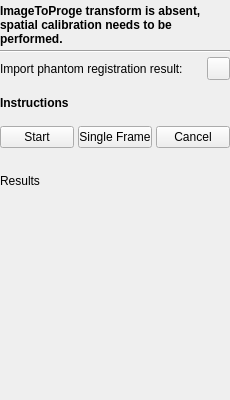
<?xml version="1.0" encoding="UTF-8"?>
<ui version="4.0">
 <class>SingleWallCalibrationToolbox</class>
 <widget class="QWidget" name="SingleWallCalibrationToolbox">
  <property name="geometry">
   <rect>
    <x>0</x>
    <y>0</y>
    <width>230</width>
    <height>400</height>
   </rect>
  </property>
  <property name="sizePolicy">
   <sizepolicy hsizetype="Fixed" vsizetype="Preferred">
    <horstretch>0</horstretch>
    <verstretch>0</verstretch>
   </sizepolicy>
  </property>
  <property name="minimumSize">
   <size>
    <width>230</width>
    <height>400</height>
   </size>
  </property>
  <property name="maximumSize">
   <size>
    <width>230</width>
    <height>16777215</height>
   </size>
  </property>
  <property name="windowTitle">
   <string>Single wall calibration</string>
  </property>
  <layout class="QVBoxLayout" name="verticalLayout">
   <property name="spacing">
    <number>4</number>
   </property>
   <property name="leftMargin">
    <number>0</number>
   </property>
   <property name="topMargin">
    <number>4</number>
   </property>
   <property name="rightMargin">
    <number>0</number>
   </property>
   <property name="bottomMargin">
    <number>4</number>
   </property>
   <item>
    <widget class="QLabel" name="label_State">
     <property name="sizePolicy">
      <sizepolicy hsizetype="Preferred" vsizetype="Preferred">
       <horstretch>0</horstretch>
       <verstretch>0</verstretch>
      </sizepolicy>
     </property>
     <property name="font">
      <font>
       <weight>75</weight>
       <bold>true</bold>
      </font>
     </property>
     <property name="text">
      <string>ImageToProge transform is absent, spatial calibration needs to be performed.</string>
     </property>
     <property name="wordWrap">
      <bool>true</bool>
     </property>
    </widget>
   </item>
   <item>
    <widget class="Line" name="line">
     <property name="orientation">
      <enum>Qt::Horizontal</enum>
     </property>
    </widget>
   </item>
   <item>
    <layout class="QHBoxLayout" name="horizontalLayout_3">
     <property name="spacing">
      <number>2</number>
     </property>
     <item>
      <widget class="QLabel" name="label_PhantomRegistration">
       <property name="text">
        <string>Import phantom registration result:</string>
       </property>
      </widget>
     </item>
     <item>
      <widget class="QPushButton" name="pushButton_OpenPhantomRegistration">
       <property name="sizePolicy">
        <sizepolicy hsizetype="Fixed" vsizetype="Fixed">
         <horstretch>0</horstretch>
         <verstretch>0</verstretch>
        </sizepolicy>
       </property>
       <property name="minimumSize">
        <size>
         <width>23</width>
         <height>23</height>
        </size>
       </property>
       <property name="maximumSize">
        <size>
         <width>23</width>
         <height>23</height>
        </size>
       </property>
       <property name="focusPolicy">
        <enum>Qt::NoFocus</enum>
       </property>
       <property name="text">
        <string/>
       </property>
       <property name="icon">
        <iconset resource="../fCal.qrc">
         <normaloff>:/icons/Resources/icon_Import.png</normaloff>:/icons/Resources/icon_Import.png</iconset>
       </property>
       <property name="iconSize">
        <size>
         <width>16</width>
         <height>16</height>
        </size>
       </property>
      </widget>
     </item>
    </layout>
   </item>
   <item>
    <spacer name="verticalSpacer">
     <property name="orientation">
      <enum>Qt::Vertical</enum>
     </property>
     <property name="sizeType">
      <enum>QSizePolicy::Fixed</enum>
     </property>
     <property name="sizeHint" stdset="0">
      <size>
       <width>158</width>
       <height>12</height>
      </size>
     </property>
    </spacer>
   </item>
   <item>
    <widget class="QLabel" name="label_InstructionsSpatial">
     <property name="font">
      <font>
       <weight>75</weight>
       <bold>true</bold>
      </font>
     </property>
     <property name="text">
      <string>Instructions</string>
     </property>
     <property name="wordWrap">
      <bool>true</bool>
     </property>
    </widget>
   </item>
   <item>
    <spacer name="verticalSpacer_7">
     <property name="orientation">
      <enum>Qt::Vertical</enum>
     </property>
     <property name="sizeType">
      <enum>QSizePolicy::Fixed</enum>
     </property>
     <property name="sizeHint" stdset="0">
      <size>
       <width>158</width>
       <height>12</height>
      </size>
     </property>
    </spacer>
   </item>
   <item>
    <layout class="QHBoxLayout" name="horizontalLayout_2">
     <property name="spacing">
      <number>4</number>
     </property>
     <item>
      <widget class="QPushButton" name="pushButton_StartSpatial">
       <property name="text">
        <string>Start</string>
       </property>
      </widget>
     </item>
     <item>
      <widget class="QPushButton" name="pushButton_SingleFrame">
       <property name="text">
        <string>Single Frame</string>
       </property>
      </widget>
     </item>
     <item>
      <widget class="QPushButton" name="pushButton_CancelSpatial">
       <property name="text">
        <string>Cancel</string>
       </property>
      </widget>
     </item>
    </layout>
   </item>
   <item>
    <spacer name="verticalSpacer_4">
     <property name="orientation">
      <enum>Qt::Vertical</enum>
     </property>
     <property name="sizeType">
      <enum>QSizePolicy::Fixed</enum>
     </property>
     <property name="sizeHint" stdset="0">
      <size>
       <width>20</width>
       <height>4</height>
      </size>
     </property>
    </spacer>
   </item>
   <item>
    <widget class="QLabel" name="label_Warning">
     <property name="font">
      <font>
       <weight>75</weight>
       <bold>true</bold>
      </font>
     </property>
     <property name="text">
      <string/>
     </property>
     <property name="wordWrap">
      <bool>true</bool>
     </property>
    </widget>
   </item>
   <item>
    <widget class="QLabel" name="label_Results">
     <property name="text">
      <string>Results</string>
     </property>
    </widget>
   </item>
   <item>
    <spacer name="verticalSpacer_2">
     <property name="orientation">
      <enum>Qt::Vertical</enum>
     </property>
     <property name="sizeHint" stdset="0">
      <size>
       <width>158</width>
       <height>40</height>
      </size>
     </property>
    </spacer>
   </item>
  </layout>
 </widget>
 <layoutdefault spacing="4" margin="4"/>
 <resources>
  <include location="../fCal.qrc"/>
 </resources>
 <connections/>
</ui>
